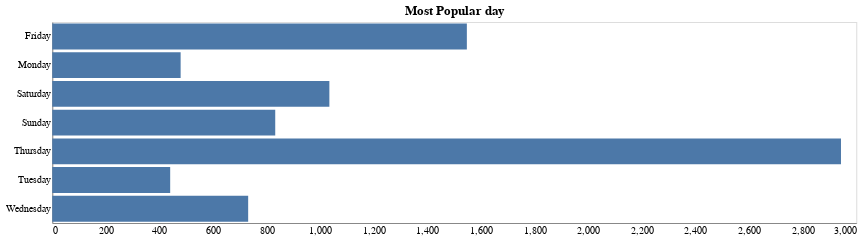

This figure's notebook cell:
### Code cell
chart = alt.Chart(day_of_week).mark_bar().encode(
    x=alt.X('count', title=''),
    y=alt.Y('day', title='')


).properties(
    title=' Most Popular day',
    width=800,
    height=200
     
)


#remove gridlines
chart = chart.configure_axis(
    grid=False,
    ticks=False
)


chart.show()  # This will display the chart

### Figure 1 — Vega-Lite specification as saved in the notebook (floating-point values rounded to 4 significant figures)
{"config": {"view": {"continuousWidth": 300, "continuousHeight": 300}, "axis": {"grid": false, "ticks": false}}, "data": {"name": "data-5ada958ef14878a7c2db117dee48f9dd"}, "mark": {"type": "bar"}, "encoding": {"x": {"field": "count", "title": "", "type": "quantitative"}, "y": {"field": "day", "title": "", "type": "nominal"}}, "height": 200, "title": " Most Popular day", "width": 800, "$schema": "https://vega.github.io/schema/vega-lite/v5.17.0.json", "datasets": {"data-5ada958ef14878a7c2db117dee48f9dd": [{"day": "Thursday", "count": 2943}, {"day": "Friday", "count": 1547}, {"day": "Saturday", "count": 1034}, {"day": "Sunday", "count": 832}, {"day": "Wednesday", "count": 731}, {"day": "Monday", "count": 479}, {"day": "Tuesday", "count": 440}]}}
